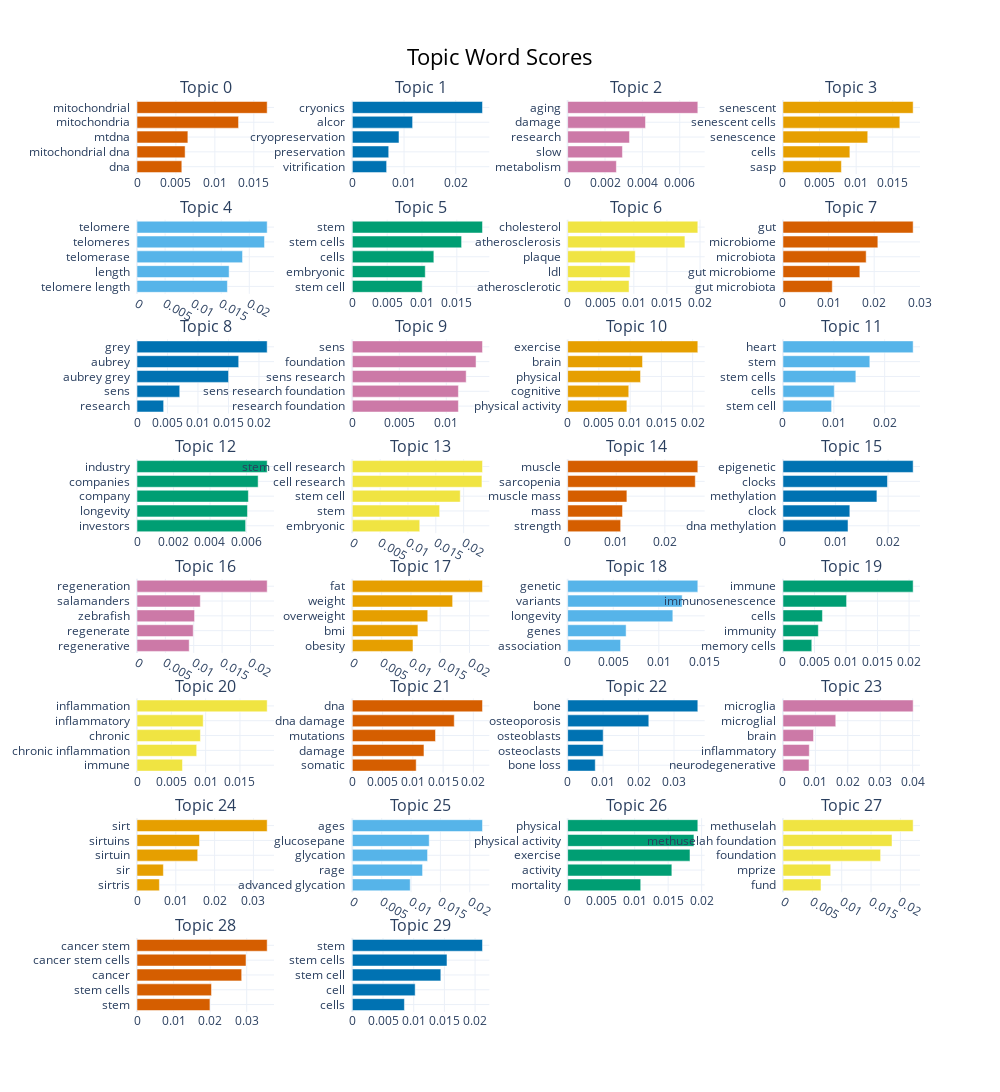

Notebook cell for this chart:
### Code cell
# Cell 4: Topic Frequency Chart

if 'topic_model' in locals():
    # --- b. Bar Chart of the Main Topics ---
    # --- Topic Frequency Chart ---
    print("\n--- Topic Frequency Chart ---")
    # Displays the 15 most frequent topics (excluding the -1 "outliers" topic)
    display(topic_model.visualize_barchart(top_n_topics=30))
else:
    # ❌ The model is not available. Run previous cells first.
    print("❌ The model is not available. Run previous cells first.")

### Figure 1 — Plotly figure (JSON) as saved in the notebook; plotly's stock layout.template omitted (floating-point values rounded to 4 significant figures)
{"data": [{"marker": {"color": "#D55E00"}, "orientation": "h", "type": "bar", "x": [0.005756, 0.00618, 0.006533, 0.01304, 0.01672], "xaxis": "x", "y": ["dna  ", "mitochondrial dna  ", "mtdna  ", "mitochondria  ", "mitochondrial  "], "yaxis": "y"}, {"marker": {"color": "#0072B2"}, "orientation": "h", "type": "bar", "x": [0.006633, 0.007038, 0.009023, 0.01166, 0.02517], "xaxis": "x2", "y": ["vitrification  ", "preservation  ", "cryopreservation  ", "alcor  ", "cryonics  "], "yaxis": "y2"}, {"marker": {"color": "#CC79A7"}, "orientation": "h", "type": "bar", "x": [0.002607, 0.002932, 0.003309, 0.004168, 0.006968], "xaxis": "x3", "y": ["metabolism  ", "slow  ", "research  ", "damage  ", "aging  "], "yaxis": "y3"}, {"marker": {"color": "#E69F00"}, "orientation": "h", "type": "bar", "x": [0.007988, 0.009144, 0.01159, 0.01597, 0.01779], "xaxis": "x4", "y": ["sasp  ", "cells  ", "senescence  ", "senescent cells  ", "senescent  "], "yaxis": "y4"}, {"marker": {"color": "#56B4E9"}, "orientation": "h", "type": "bar", "x": [0.0161, 0.0164, 0.01879, 0.02271, 0.02318], "xaxis": "x5", "y": ["telomere length  ", "length  ", "telomerase  ", "telomeres  ", "telomere  "], "yaxis": "y5"}, {"marker": {"color": "#009E73"}, "orientation": "h", "type": "bar", "x": [0.01003, 0.01047, 0.0117, 0.01569, 0.01869], "xaxis": "x6", "y": ["stem cell  ", "embryonic  ", "cells  ", "stem cells  ", "stem  "], "yaxis": "y6"}, {"marker": {"color": "#F0E442"}, "orientation": "h", "type": "bar", "x": [0.009281, 0.009435, 0.01021, 0.01772, 0.01967], "xaxis": "x7", "y": ["atherosclerotic  ", "ldl  ", "plaque  ", "atherosclerosis  ", "cholesterol  "], "yaxis": "y7"}, {"marker": {"color": "#D55E00"}, "orientation": "h", "type": "bar", "x": [0.01081, 0.01686, 0.01824, 0.0208, 0.02854], "xaxis": "x8", "y": ["gut microbiota  ", "gut microbiome  ", "microbiota  ", "microbiome  ", "gut  "], "yaxis": "y8"}, {"marker": {"color": "#0072B2"}, "orientation": "h", "type": "bar", "x": [0.004369, 0.007009, 0.01501, 0.01668, 0.02135], "xaxis": "x9", "y": ["research  ", "sens  ", "aubrey grey  ", "aubrey  ", "grey  "], "yaxis": "y9"}, {"marker": {"color": "#CC79A7"}, "orientation": "h", "type": "bar", "x": [0.01129, 0.01129, 0.01212, 0.01317, 0.01385], "xaxis": "x10", "y": ["research foundation  ", "sens research foundation  ", "sens research  ", "foundation  ", "sens  "], "yaxis": "y10"}, {"marker": {"color": "#E69F00"}, "orientation": "h", "type": "bar", "x": [0.009478, 0.00978, 0.01166, 0.01198, 0.02083], "xaxis": "x11", "y": ["physical activity  ", "cognitive  ", "physical  ", "brain  ", "exercise  "], "yaxis": "y11"}, {"marker": {"color": "#56B4E9"}, "orientation": "h", "type": "bar", "x": [0.009564, 0.01009, 0.01433, 0.01708, 0.0256], "xaxis": "x12", "y": ["stem cell  ", "cells  ", "stem cells  ", "stem  ", "heart  "], "yaxis": "y12"}, {"marker": {"color": "#009E73"}, "orientation": "h", "type": "bar", "x": [0.005953, 0.006054, 0.006102, 0.006638, 0.007133], "xaxis": "x13", "y": ["investors  ", "longevity  ", "company  ", "companies  ", "industry  "], "yaxis": "y13"}, {"marker": {"color": "#F0E442"}, "orientation": "h", "type": "bar", "x": [0.01211, 0.01569, 0.01939, 0.02329, 0.02339], "xaxis": "x14", "y": ["embryonic  ", "stem  ", "stem cell  ", "cell research  ", "stem cell research  "], "yaxis": "y14"}, {"marker": {"color": "#D55E00"}, "orientation": "h", "type": "bar", "x": [0.01091, 0.01129, 0.01219, 0.02626, 0.02678], "xaxis": "x15", "y": ["strength  ", "mass  ", "muscle mass  ", "sarcopenia  ", "muscle  "], "yaxis": "y15"}, {"marker": {"color": "#0072B2"}, "orientation": "h", "type": "bar", "x": [0.01238, 0.01272, 0.01787, 0.01988, 0.02477], "xaxis": "x16", "y": ["dna methylation  ", "clock  ", "methylation  ", "clocks  ", "epigenetic  "], "yaxis": "y16"}, {"marker": {"color": "#CC79A7"}, "orientation": "h", "type": "bar", "x": [0.009201, 0.00991, 0.01015, 0.01116, 0.02295], "xaxis": "x17", "y": ["regenerative  ", "regenerate  ", "zebrafish  ", "salamanders  ", "regeneration  "], "yaxis": "y17"}, {"marker": {"color": "#E69F00"}, "orientation": "h", "type": "bar", "x": [0.01035, 0.01119, 0.01287, 0.01711, 0.02221], "xaxis": "x18", "y": ["obesity  ", "bmi  ", "overweight  ", "weight  ", "fat  "], "yaxis": "y18"}, {"marker": {"color": "#56B4E9"}, "orientation": "h", "type": "bar", "x": [0.005805, 0.006412, 0.01154, 0.01256, 0.01428], "xaxis": "x19", "y": ["association  ", "genes  ", "longevity  ", "variants  ", "genetic  "], "yaxis": "y19"}, {"marker": {"color": "#009E73"}, "orientation": "h", "type": "bar", "x": [0.004569, 0.005608, 0.006258, 0.01009, 0.02065], "xaxis": "x20", "y": ["memory cells  ", "immunity  ", "cells  ", "immunosenescence  ", "immune  "], "yaxis": "y20"}, {"marker": {"color": "#F0E442"}, "orientation": "h", "type": "bar", "x": [0.006623, 0.008697, 0.009239, 0.009643, 0.01896], "xaxis": "x21", "y": ["immune  ", "chronic inflammation  ", "chronic  ", "inflammatory  ", "inflammation  "], "yaxis": "y21"}, {"marker": {"color": "#D55E00"}, "orientation": "h", "type": "bar", "x": [0.01056, 0.01184, 0.01374, 0.01685, 0.02151], "xaxis": "x22", "y": ["somatic  ", "damage  ", "mutations  ", "dna damage  ", "dna  "], "yaxis": "y22"}, {"marker": {"color": "#0072B2"}, "orientation": "h", "type": "bar", "x": [0.007788, 0.01001, 0.01002, 0.02289, 0.03672], "xaxis": "x23", "y": ["bone loss  ", "osteoclasts  ", "osteoblasts  ", "osteoporosis  ", "bone  "], "yaxis": "y23"}, {"marker": {"color": "#CC79A7"}, "orientation": "h", "type": "bar", "x": [0.008029, 0.008118, 0.009423, 0.01629, 0.04016], "xaxis": "x24", "y": ["neurodegenerative  ", "inflammatory  ", "brain  ", "microglial  ", "microglia  "], "yaxis": "y24"}, {"marker": {"color": "#E69F00"}, "orientation": "h", "type": "bar", "x": [0.005769, 0.006801, 0.01565, 0.01611, 0.03355], "xaxis": "x25", "y": ["sirtris  ", "sir  ", "sirtuin  ", "sirtuins  ", "sirt  "], "yaxis": "y25"}, {"marker": {"color": "#56B4E9"}, "orientation": "h", "type": "bar", "x": [0.009855, 0.01196, 0.01281, 0.01309, 0.02216], "xaxis": "x26", "y": ["advanced glycation  ", "rage  ", "glycation  ", "glucosepane  ", "ages  "], "yaxis": "y26"}, {"marker": {"color": "#009E73"}, "orientation": "h", "type": "bar", "x": [0.01091, 0.01555, 0.01826, 0.01885, 0.01943], "xaxis": "x27", "y": ["mortality  ", "activity  ", "exercise  ", "physical activity  ", "physical  "], "yaxis": "y27"}, {"marker": {"color": "#F0E442"}, "orientation": "h", "type": "bar", "x": [0.006475, 0.008128, 0.01663, 0.01857, 0.02217], "xaxis": "x28", "y": ["fund  ", "mprize  ", "foundation  ", "methuselah foundation  ", "methuselah  "], "yaxis": "y28"}, {"marker": {"color": "#D55E00"}, "orientation": "h", "type": "bar", "x": [0.01995, 0.02037, 0.02863, 0.02981, 0.0356], "xaxis": "x29", "y": ["stem  ", "stem cells  ", "cancer  ", "cancer stem cells  ", "cancer stem  "], "yaxis": "y29"}, {"marker": {"color": "#0072B2"}, "orientation": "h", "type": "bar", "x": [0.008487, 0.01024, 0.01442, 0.01542, 0.02121], "xaxis": "x30", "y": ["cells  ", "cell  ", "stem cell  ", "stem cells  ", "stem  "], "yaxis": "y30"}], "layout": {"annotations": [{"font": {"size": 16}, "showarrow": false, "text": "Topic 0", "x": 0.0875, "xanchor": "center", "xref": "paper", "y": 1, "yanchor": "bottom", "yref": "paper"}, {"font": {"size": 16}, "showarrow": false, "text": "Topic 1", "x": 0.3625, "xanchor": "center", "xref": "paper", "y": 1, "yanchor": "bottom", "yref": "paper"}, {"font": {"size": 16}, "showarrow": false, "text": "Topic 2", "x": 0.6375, "xanchor": "center", "xref": "paper", "y": 1, "yanchor": "bottom", "yref": "paper"}, {"font": {"size": 16}, "showarrow": false, "text": "Topic 3", "x": 0.9125, "xanchor": "center", "xref": "paper", "y": 1, "yanchor": "bottom", "yref": "paper"}, {"font": {"size": 16}, "showarrow": false, "text": "Topic 4", "x": 0.0875, "xanchor": "center", "xref": "paper", "y": 0.8687, "yanchor": "bottom", "yref": "paper"}, {"font": {"size": 16}, "showarrow": false, "text": "Topic 5", "x": 0.3625, "xanchor": "center", "xref": "paper", "y": 0.8687, "yanchor": "bottom", "yref": "paper"}, {"font": {"size": 16}, "showarrow": false, "text": "Topic 6", "x": 0.6375, "xanchor": "center", "xref": "paper", "y": 0.8687, "yanchor": "bottom", "yref": "paper"}, {"font": {"size": 16}, "showarrow": false, "text": "Topic 7", "x": 0.9125, "xanchor": "center", "xref": "paper", "y": 0.8687, "yanchor": "bottom", "yref": "paper"}, {"font": {"size": 16}, "showarrow": false, "text": "Topic 8", "x": 0.0875, "xanchor": "center", "xref": "paper", "y": 0.7375, "yanchor": "bottom", "yref": "paper"}, {"font": {"size": 16}, "showarrow": false, "text": "Topic 9", "x": 0.3625, "xanchor": "center", "xref": "paper", "y": 0.7375, "yanchor": "bottom", "yref": "paper"}, {"font": {"size": 16}, "showarrow": false, "text": "Topic 10", "x": 0.6375, "xanchor": "center", "xref": "paper", "y": 0.7375, "yanchor": "bottom", "yref": "paper"}, {"font": {"size": 16}, "showarrow": false, "text": "Topic 11", "x": 0.9125, "xanchor": "center", "xref": "paper", "y": 0.7375, "yanchor": "bottom", "yref": "paper"}, {"font": {"size": 16}, "showarrow": false, "text": "Topic 12", "x": 0.0875, "xanchor": "center", "xref": "paper", "y": 0.6062, "yanchor": "bottom", "yref": "paper"}, {"font": {"size": 16}, "showarrow": false, "text": "Topic 13", "x": 0.3625, "xanchor": "center", "xref": "paper", "y": 0.6062, "yanchor": "bottom", "yref": "paper"}, {"font": {"size": 16}, "showarrow": false, "text": "Topic 14", "x": 0.6375, "xanchor": "center", "xref": "paper", "y": 0.6062, "yanchor": "bottom", "yref": "paper"}, {"font": {"size": 16}, "showarrow": false, "text": "Topic 15", "x": 0.9125, "xanchor": "center", "xref": "paper", "y": 0.6062, "yanchor": "bottom", "yref": "paper"}, {"font": {"size": 16}, "showarrow": false, "text": "Topic 16", "x": 0.0875, "xanchor": "center", "xref": "paper", "y": 0.475, "yanchor": "bottom", "yref": "paper"}, {"font": {"size": 16}, "showarrow": false, "text": "Topic 17", "x": 0.3625, "xanchor": "center", "xref": "paper", "y": 0.475, "yanchor": "bottom", "yref": "paper"}, {"font": {"size": 16}, "showarrow": false, "text": "Topic 18", "x": 0.6375, "xanchor": "center", "xref": "paper", "y": 0.475, "yanchor": "bottom", "yref": "paper"}, {"font": {"size": 16}, "showarrow": false, "text": "Topic 19", "x": 0.9125, "xanchor": "center", "xref": "paper", "y": 0.475, "yanchor": "bottom", "yref": "paper"}, {"font": {"size": 16}, "showarrow": false, "text": "Topic 20", "x": 0.0875, "xanchor": "center", "xref": "paper", "y": 0.3437, "yanchor": "bottom", "yref": "paper"}, {"font": {"size": 16}, "showarrow": false, "text": "Topic 21", "x": 0.3625, "xanchor": "center", "xref": "paper", "y": 0.3437, "yanchor": "bottom", "yref": "paper"}, {"font": {"size": 16}, "showarrow": false, "text": "Topic 22", "x": 0.6375, "xanchor": "center", "xref": "paper", "y": 0.3437, "yanchor": "bottom", "yref": "paper"}, {"font": {"size": 16}, "showarrow": false, "text": "Topic 23", "x": 0.9125, "xanchor": "center", "xref": "paper", "y": 0.3437, "yanchor": "bottom", "yref": "paper"}, {"font": {"size": 16}, "showarrow": false, "text": "Topic 24", "x": 0.0875, "xanchor": "center", "xref": "paper", "y": 0.2125, "yanchor": "bottom", "yref": "paper"}, {"font": {"size": 16}, "showarrow": false, "text": "Topic 25", "x": 0.3625, "xanchor": "center", "xref": "paper", "y": 0.2125, "yanchor": "bottom", "yref": "paper"}, {"font": {"size": 16}, "showarrow": false, "text": "Topic 26", "x": 0.6375, "xanchor": "center", "xref": "paper", "y": 0.2125, "yanchor": "bottom", "yref": "paper"}, {"font": {"size": 16}, "showarrow": false, "text": "Topic 27", "x": 0.9125, "xanchor": "center", "xref": "paper", "y": 0.2125, "yanchor": "bottom", "yref": "paper"}, {"font": {"size": 16}, "showarrow": false, "text": "Topic 28", "x": 0.0875, "xanchor": "center", "xref": "paper", "y": 0.08125, "yanchor": "bottom", "yref": "paper"}, {"font": {"size": 16}, "showarrow": false, "text": "Topic 29", "x": 0.3625, "xanchor": "center", "xref": "paper", "y": 0.08125, "yanchor": "bottom", "yref": "paper"}], "height": 2000, "hoverlabel": {"bgcolor": "white", "font": {"family": "Rockwell", "size": 16}}, "showlegend": false, "title": {"font": {"color": "Black", "size": 22}, "text": "Topic Word Scores", "x": 0.5, "xanchor": "center", "yanchor": "top"}, "width": 1000, "xaxis": {"anchor": "y", "domain": [0, 0.175], "showgrid": true}, "xaxis10": {"anchor": "y10", "domain": [0.275, 0.45], "showgrid": true}, "xaxis11": {"anchor": "y11", "domain": [0.55, 0.725], "showgrid": true}, "xaxis12": {"anchor": "y12", "domain": [0.825, 1], "showgrid": true}, "xaxis13": {"anchor": "y13", "domain": [0, 0.175], "showgrid": true}, "xaxis14": {"anchor": "y14", "domain": [0.275, 0.45], "showgrid": true}, "xaxis15": {"anchor": "y15", "domain": [0.55, 0.725], "showgrid": true}, "xaxis16": {"anchor": "y16", "domain": [0.825, 1], "showgrid": true}, "xaxis17": {"anchor": "y17", "domain": [0, 0.175], "showgrid": true}, "xaxis18": {"anchor": "y18", "domain": [0.275, 0.45], "showgrid": true}, "xaxis19": {"anchor": "y19", "domain": [0.55, 0.725], "showgrid": true}, "xaxis2": {"anchor": "y2", "domain": [0.275, 0.45], "showgrid": true}, "xaxis20": {"anchor": "y20", "domain": [0.825, 1], "showgrid": true}, "xaxis21": {"anchor": "y21", "domain": [0, 0.175], "showgrid": true}, "xaxis22": {"anchor": "y22", "domain": [0.275, 0.45], "showgrid": true}, "xaxis23": {"anchor": "y23", "domain": [0.55, 0.725], "showgrid": true}, "xaxis24": {"anchor": "y24", "domain": [0.825, 1], "showgrid": true}, "xaxis25": {"anchor": "y25", "domain": [0, 0.175], "showgrid": true}, "xaxis26": {"anchor": "y26", "domain": [0.275, 0.45], "showgrid": true}, "xaxis27": {"anchor": "y27", "domain": [0.55, 0.725], "showgrid": true}, "xaxis28": {"anchor": "y28", "domain": [0.825, 1], "showgrid": true}, "xaxis29": {"anchor": "y29", "domain": [0, 0.175], "showgrid": true}, "xaxis3": {"anchor": "y3", "domain": [0.55, 0.725], "showgrid": true}, "xaxis30": {"anchor": "y30", "domain": [0.275, 0.45], "showgrid": true}, "xaxis31": {"anchor": "y31", "domain": [0.55, 0.725], "showgrid": true}, "xaxis32": {"anchor": "y32", "domain": [0.825, 1], "showgrid": true}, "xaxis4": {"anchor": "y4", "domain": [0.825, 1], "showgrid": true}, "xaxis5": {"anchor": "y5", "domain": [0, 0.175], "showgrid": true}, "xaxis6": {"anchor": "y6", "domain": [0.275, 0.45], "showgrid": true}, "xaxis7": {"anchor": "y7", "domain": [0.55, 0.725], "showgrid": true}, "xaxis8": {"anchor": "y8", "domain": [0.825, 1], "showgrid": true}, "xaxis9": {"anchor": "y9", "domain": [0, 0.175], "showgrid": true}, "yaxis": {"anchor": "x", "domain": [0.9187, 1], "showgrid": true}, "yaxis10": {"anchor": "x10", "domain": [0.6562, 0.7375], "showgrid": true}, "yaxis11": {"anchor": "x11", "domain": [0.6562, 0.7375], "showgrid": true}, "yaxis12": {"anchor": "x12", "domain": [0.6562, 0.7375], "showgrid": true}, "yaxis13": {"anchor": "x13", "domain": [0.525, 0.6062], "showgrid": true}, "yaxis14": {"anchor": "x14", "domain": [0.525, 0.6062], "showgrid": true}, "yaxis15": {"anchor": "x15", "domain": [0.525, 0.6062], "showgrid": true}, "yaxis16": {"anchor": "x16", "domain": [0.525, 0.6062], "showgrid": true}, "yaxis17": {"anchor": "x17", "domain": [0.3937, 0.475], "showgrid": true}, "yaxis18": {"anchor": "x18", "domain": [0.3937, 0.475], "showgrid": true}, "yaxis19": {"anchor": "x19", "domain": [0.3937, 0.475], "showgrid": true}, "yaxis2": {"anchor": "x2", "domain": [0.9187, 1], "showgrid": true}, "yaxis20": {"anchor": "x20", "domain": [0.3937, 0.475], "showgrid": true}, "yaxis21": {"anchor": "x21", "domain": [0.2625, 0.3437], "showgrid": true}, "yaxis22": {"anchor": "x22", "domain": [0.2625, 0.3437], "showgrid": true}, "yaxis23": {"anchor": "x23", "domain": [0.2625, 0.3437], "showgrid": true}, "yaxis24": {"anchor": "x24", "domain": [0.2625, 0.3437], "showgrid": true}, "yaxis25": {"anchor": "x25", "domain": [0.1312, 0.2125], "showgrid": true}, "yaxis26": {"anchor": "x26", "domain": [0.1312, 0.2125], "showgrid": true}, "yaxis27": {"anchor": "x27", "domain": [0.1312, 0.2125], "showgrid": true}, "yaxis28": {"anchor": "x28", "domain": [0.1312, 0.2125], "showgrid": true}, "yaxis29": {"anchor": "x29", "domain": [0, 0.08125], "showgrid": true}, "yaxis3": {"anchor": "x3", "domain": [0.9187, 1], "showgrid": true}, "yaxis30": {"anchor": "x30", "domain": [0, 0.08125], "showgrid": true}, "yaxis31": {"anchor": "x31", "domain": [0, 0.08125], "showgrid": true}, "yaxis32": {"anchor": "x32", "domain": [0, 0.08125], "showgrid": true}, "yaxis4": {"anchor": "x4", "domain": [0.9187, 1], "showgrid": true}, "yaxis5": {"anchor": "x5", "domain": [0.7875, 0.8687], "showgrid": true}, "yaxis6": {"anchor": "x6", "domain": [0.7875, 0.8687], "showgrid": true}, "yaxis7": {"anchor": "x7", "domain": [0.7875, 0.8687], "showgrid": true}, "yaxis8": {"anchor": "x8", "domain": [0.7875, 0.8687], "showgrid": true}, "yaxis9": {"anchor": "x9", "domain": [0.6562, 0.7375], "showgrid": true}}}
